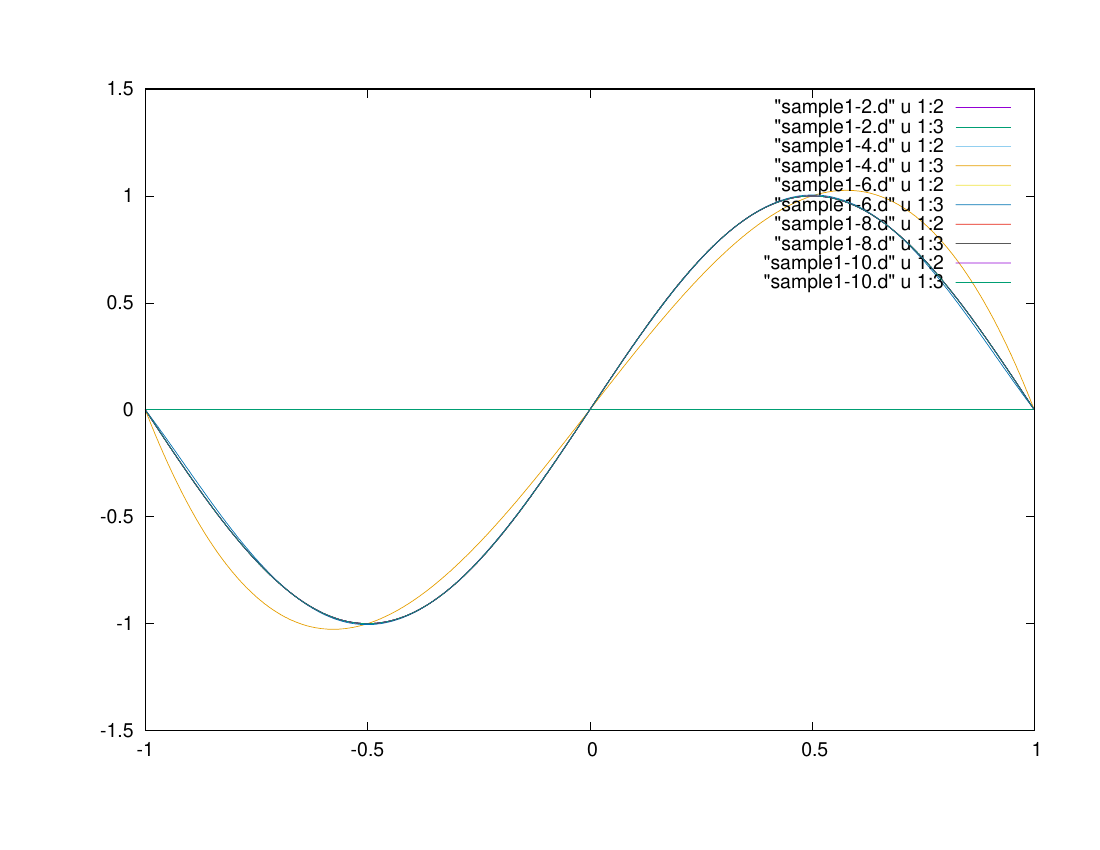

Write gnuplot code to recreate this figure.
set terminal postscript enhanced color
set output "sample1.ps"
plot "sample1-2.d" u 1:2 w l,\
"sample1-2.d" u 1:3 w l,\
"sample1-4.d" u 1:2 w l,\
"sample1-4.d" u 1:3 w l,\
"sample1-6.d" u 1:2 w l,\
"sample1-6.d" u 1:3 w l,\
"sample1-8.d" u 1:2 w l,\
"sample1-8.d" u 1:3 w l,\
"sample1-10.d" u 1:2 w l,\
"sample1-10.d" u 1:3 w l
set output